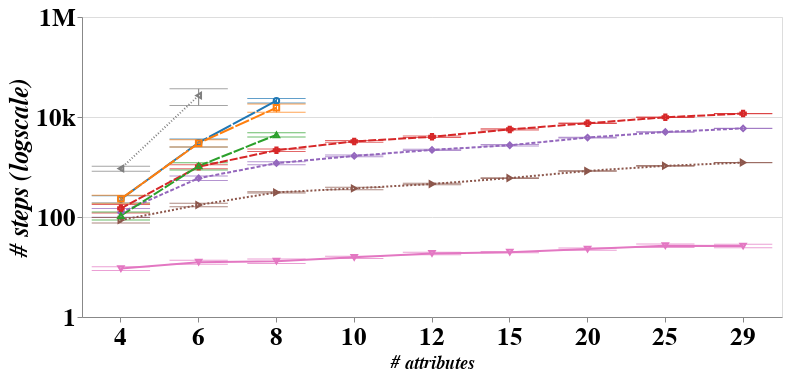

The code cell stored with this chart in its notebook:
### Code cell
global_chart # attributes X steps

### Figure 1 — Vega-Lite specification as saved in the notebook (floating-point values rounded to 4 significant figures; data arrays with more than 128 entries replaced by an {"elided": "..."} marker saying what was removed)
{"layer": [{"mark": {"type": "errorbar", "ticks": true}, "encoding": {"color": {"type": "nominal", "bin": false, "field": "Algo", "legend": null, "scale": {"range": ["rgb(31, 119, 180)", "rgb(255, 127, 14)", "rgb(44, 160, 44)", "rgb(214, 39, 40)", "rgb(148, 103, 189)", "rgb(140, 86, 75)", "rgb(227, 119, 194)", "rgb(127, 127, 127)"]}, "title": ""}, "shape": {"type": "nominal", "bin": false, "field": "Algo", "legend": null, "title": ""}, "x": {"type": "nominal", "axis": {"labelAngle": 0, "labelFont": "Time New Roman", "labelFontSize": 25, "labelFontStyle": "bold", "title": "# attributes", "titleFont": "Time New Roman", "titleFontSize": 18, "titleFontStyle": "italic"}, "bin": false, "field": "nb_attr"}, "y": {"type": "quantitative", "axis": {"format": "s", "grid": true, "tickCount": 3, "title": "# steps (logscale)"}, "field": "#iteration"}}, "height": 300, "width": 700}, {"mark": "line", "encoding": {"color": {"type": "nominal", "bin": false, "field": "Algo", "legend": null, "scale": {"range": ["rgb(31, 119, 180)", "rgb(255, 127, 14)", "rgb(44, 160, 44)", "rgb(214, 39, 40)", "rgb(148, 103, 189)", "rgb(140, 86, 75)", "rgb(227, 119, 194)", "rgb(127, 127, 127)"]}, "title": ""}, "strokeDash": {"type": "nominal", "bin": false, "field": "Algo", "legend": null, "scale": {"range": [[25, 2], [15, 2], [11, 2], [8, 2], [4, 2], [2, 2], [], [1, 2]]}, "title": ""}, "x": {"type": "nominal", "axis": {"labelAngle": 0, "labelFont": "Time New Roman", "labelFontSize": 25, "labelFontStyle": "bold", "title": "# attributes", "titleFont": "Time New Roman", "titleFontSize": 20, "titleFontStyle": "italic"}, "bin": false, "field": "nb_attr"}, "y": {"type": "quantitative", "aggregate": "mean", "axis": {"format": "s", "grid": true, "labelAngle": 0, "labelFont": "Time New Roman", "labelFontSize": 25, "labelFontStyle": "bold", "tickCount": 3, "title": "# steps (logscale)", "titleFont": "Time New Roman", "titleFontSize": 26, "titleFontStyle": "italic"}, "field": "#iteration", "scale": {"domain": [1, 100001], "type": "log"}}}, "height": 300, "width": 700}, {"mark": "point", "encoding": {"color": {"type": "nominal", "bin": false, "field": "Algo", "legend": null, "scale": {"range": ["rgb(31, 119, 180)", "rgb(255, 127, 14)", "rgb(44, 160, 44)", "rgb(214, 39, 40)", "rgb(148, 103, 189)", "rgb(140, 86, 75)", "rgb(227, 119, 194)", "rgb(127, 127, 127)"]}, "title": ""}, "shape": {"type": "nominal", "bin": false, "field": "Algo", "legend": null, "title": ""}, "x": {"type": "nominal", "axis": {"labelAngle": 0, "labelFont": "Time New Roman", "labelFontSize": 25, "labelFontStyle": "bold", "title": "# attributes", "titleFont": "Time New Roman", "titleFontSize": 20, "titleFontStyle": "italic"}, "bin": false, "field": "nb_attr"}, "y": {"type": "quantitative", "aggregate": "mean", "axis": {"format": "s", "grid": true, "labelAngle": 0, "labelFont": "Time New Roman", "labelFontSize": 25, "labelFontStyle": "bold", "tickCount": 3, "title": "# steps (logscale)", "titleFont": "Time New Roman", "titleFontSize": 26, "titleFontStyle": "italic"}, "field": "#iteration", "scale": {"type": "log"}}}, "height": 300, "width": 700}], "config": {"legend": {"labelLimit": 0}}, "data": {"name": "data-570be85d1aff3ec4f6a2792d9a10f685"}, "resolve": {"scale": {"color": "independent", "strokeDash": "independent"}}, "$schema": "https://vega.github.io/schema/vega-lite/v4.8.1.json", "datasets": {"data-570be85d1aff3ec4f6a2792d9a10f685": {"elided": "451 records"}}}
